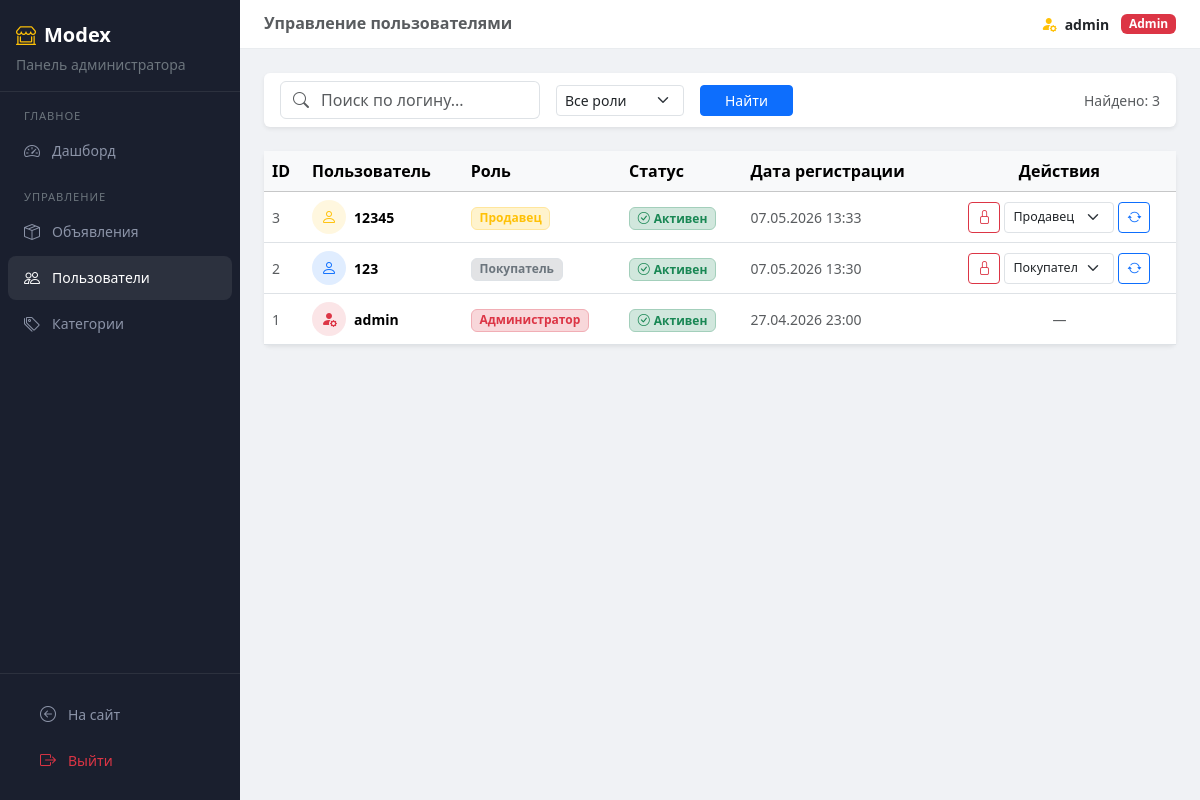
Page /admin/users (signed in) on the committed database.
### app/models.py (models this page shows)
class User(Base):
    __tablename__ = "users"
    id = Column(Integer, primary_key=True)
    username = Column(String(80), unique=True, nullable=False)
    password_hash = Column(String(200), nullable=False)
    role = Column(String(20), default="buyer")
    is_blocked = Column(Boolean, default=False)
    created_at = Column(DateTime, default=datetime.utcnow)
    cart_items = relationship("CartItem", back_populates="user", cascade="all, delete")
    favorites = relationship("Favorite", back_populates="user", cascade="all, delete")
    orders = relationship("Order", back_populates="user")

### app/routers/admin.py (the view)
@admin_bp.route("/users", methods=["GET"])
def admin_users():
    db = get_db()
    user = require_admin(db)
    if not user:
        return redirect("/auth/login")
    q_param = request.args.get("q")
    role = request.args.get("role")
    query = db.query(User)
    if q_param:
        query = query.filter(User.username.ilike(f"%{q_param}%"))
    if role and role != "all":
        query = query.filter(User.role == role)
    users = query.order_by(User.created_at.desc()).all()
    return render_template("admin/users.html", user=user, users=users,
                           q=q_param or "", role=role or "all", cart_count=0, fav_count=0)

### app/auth.py (called while the page is built)
def get_current_user(db):
    token = request.cookies.get("access_token")
    if not token:
        return None
    try:
        payload = jwt.decode(token, SECRET_KEY, algorithms=[ALGORITHM])
        user_id = int(payload.get("sub"))
    except (JWTError, TypeError, ValueError):
        return None
    from app.models import User
    user = db.query(User).filter(User.id == user_id).first()
    return user if user and not user.is_blocked else None

### app/database.py (called while the page is built)
def get_db():
    if "db" not in g:
        g.db = SessionLocal()
    return g.db

### app/main.py (called while the page is built)
@app.context_processor
def inject_globals():
    return {"is_mobile": g.get("is_mobile", False)}

### app/mobile.py (called while the page is built)
def detect_mobile() -> bool:
    ua = request.headers.get("user-agent", "")
    is_mobile_ua = bool(_MOBILE_RE.search(ua))
    override = request.cookies.get("mobile_override")
    if override == "mobile":
        return True
    if override == "desktop":
        return False
    return is_mobile_ua

def init_mobile(app):
    @app.before_request
    def set_mobile():
        g.is_mobile = detect_mobile()

### app/routers/admin.py (called while the page is built)
def require_admin(db):
    user = get_current_user(db)
    if not user or user.role != "admin":
        return None
    return user

### app/templates/admin/users.html (shortened to what this page needs)
{% extends "admin/base.html" %}
{% block page_title %}Управление пользователями{% endblock %}
{% set active = 'users' %}
{% block content %}
<div class="card border-0 shadow-sm mb-4">
    <div class="card-body py-2 px-3">
        <form class="d-flex align-items-center gap-3 flex-wrap" method="get" action="/admin/users">
            <div class="input-group" style="max-width:260px;">
                <span class="input-group-text bg-white"><i class="bi bi-search text-muted"></i></span>
                <input type="text" name="q" class="form-control border-start-0 ps-0"
                       placeholder="Поиск по логину..." value="{{ q }}">
            </div>
            <select name="role" class="form-select form-select-sm" style="width:auto;" onchange="this.form.submit()">
                <option value="all" {% if role == 'all' %}selected{% endif %}>Все роли</option>
            </select>
            <button class="btn btn-primary btn-sm px-4" type="submit">Найти</button>
            <span class="text-muted small ms-auto">Найдено: {{ users | length }}</span>
        </form>
    </div>
</div>
{% if users %}
<div class="card border-0 shadow-sm">
    <div class="table-responsive">
        <table class="table table-hover align-middle mb-0">
            <thead class="table-light">
                <tr>
                    <th>ID</th>
                    <th>Пользователь</th>
                    <th>Роль</th>
                    <th>Статус</th>
                    <th>Дата регистрации</th>
                    <th class="text-center">Действия</th>
                </tr>
            </thead>
            <tbody>
            {% for u in users %}
            <tr class="{% if u.is_blocked %}table-danger bg-opacity-25{% endif %}">
                <td class="text-muted small">{{ u.id }}</td>
                <td>
                    <div class="d-flex align-items-center gap-2">
                        <div class="rounded-circle d-flex align-items-center justify-content-center"
                             style="width:34px;height:34px;flex-shrink:0;
                                    background: {% if u.role == 'admin' %}#dc3545{% elif u.role == 'seller' %}#ffc107{% else %}#0d6efd{% endif %}20;">
                            <i class="bi bi-person{% if u.role == 'admin' %}-fill-gear{% endif %}"
                               style="color: {% if u.role == 'admin' %}#dc3545{% elif u.role == 'seller' %}#ffc107{% else %}#0d6efd{% endif %};"></i>
                        </div>
                        <div>
                            <div class="fw-semibold small">{{ u.username }}</div>
                        </div>
                    </div>
                </td>
                <td>
                    {% if u.role == 'admin' %}
                    <span class="badge bg-danger-subtle text-danger border border-danger-subtle">Администратор</span>
                    {% elif u.role == 'seller' %}
                    <span class="badge bg-warning-subtle text-warning border border-warning-subtle">Продавец</span>
                    {% else %}
                    <span class="badge bg-secondary-subtle text-secondary border">Покупатель</span>
                    {% endif %}
                </td>
                <td>
                    {% if u.is_blocked %}
                    <span class="badge bg-danger"><i class="bi bi-lock me-1"></i>Блок</span>
                    {% else %}
                    <span class="badge bg-success-subtle text-success border border-success-subtle">
                        <i class="bi bi-check-circle me-1"></i>Активен
                    </span>
                    {% endif %}
                </td>
                <td class="small text-muted">{{ u.created_at.strftime('%d.%m.%Y %H:%M') }}</td>
                <td>
                    <div class="d-flex justify-content-center gap-1">
                        {% if u.role != 'admin' %}
                        <form method="post" action="/admin/users/{{ u.id }}/toggle-block">
                            <button class="btn btn-sm {% if u.is_blocked %}btn-outline-success{% else %}btn-outline-danger{% endif %} px-2"
                                    type="submit" title="{% if u.is_blocked %}Разблокировать{% else %}Заблокировать{% endif %}">
                                <i class="bi bi-{% if u.is_blocked %}unlock{% else %}lock{% endif %}"></i>
                            </button>
                        </form>
                        <form method="post" action="/admin/users/{{ u.id }}/change-role" class="d-flex gap-1">
                            <select name="new_role" class="form-select form-select-sm" style="width:110px;font-size:.78rem;">
                                <option value="buyer" {% if u.role == 'buyer' %}selected{% endif %}>Покупатель</option>
                                <option value="seller" {% if u.role == 'seller' %}selected{% endif %}>Продавец</option>
                            </select>
                            <button class="btn btn-outline-primary btn-sm px-2" type="submit" title="Сменить роль">
                                <i class="bi bi-arrow-repeat"></i>
                            </button>
                        </form>
                        {% else %}
                        <span class="text-muted small">—</span>
                        {% endif %}
                    </div>
                </td>
            </tr>
            {% endfor %}
            </tbody>
        </table>
    </div>
</div>
{% endif %}
{% endblock %}

### app/templates/admin/base.html (shortened to what this page needs)
<!DOCTYPE html>
<html lang="ru">
<head>
    <link href="https://cdn.jsdelivr.net/npm/bootstrap@5.3.2/dist/css/bootstrap.min.css" rel="stylesheet">
    <link href="https://cdn.jsdelivr.net/npm/bootstrap-icons@1.11.3/font/bootstrap-icons.min.css" rel="stylesheet">
</head>
<body>
<aside class="admin-sidebar">
    <div class="brand">
        <a href="/" class="text-decoration-none">
            <span class="text-white fw-bold fs-5"><i class="bi bi-shop-window me-2 text-warning"></i>Modex</span>
        </a>
        <div class="text-secondary small mt-1">Панель администратора</div>
    </div>
    <nav class="flex-grow-1 py-3">
        <div class="text-secondary px-4 mb-1" style="font-size:.7rem;letter-spacing:.08em;">ГЛАВНОЕ</div>
        <a href="/admin/dashboard" class="nav-link {% if active == 'dashboard' %}active{% endif %}">
            <i class="bi bi-speedometer2"></i> Дашборд
        </a>
        <div class="text-secondary px-4 mb-1 mt-3" style="font-size:.7rem;letter-spacing:.08em;">УПРАВЛЕНИЕ</div>
        <a href="/admin/products" class="nav-link {% if active == 'products' %}active{% endif %}">
            <i class="bi bi-box-seam"></i> Объявления
        </a>
        <a href="/admin/users" class="nav-link {% if active == 'users' %}active{% endif %}">
            <i class="bi bi-people"></i> Пользователи
        </a>
        <a href="/admin/categories" class="nav-link {% if active == 'categories' %}active{% endif %}">
            <i class="bi bi-tags"></i> Категории
        </a>
    </nav>
    <div class="border-top p-3" style="border-color: rgba(255,255,255,.08) !important;">
        <a href="/" class="nav-link">
            <i class="bi bi-arrow-left-circle"></i> На сайт
        </a>
        <a href="/auth/logout" class="nav-link text-danger">
            <i class="bi bi-box-arrow-right"></i> Выйти
        </a>
    </div>
</aside>
<div class="admin-main">
    <div class="admin-topbar">
        <div class="d-flex align-items-center gap-3">
            <h6 class="mb-0 fw-semibold text-muted">{% block page_title %}{% endblock %}</h6>
        </div>
        <div class="d-flex align-items-center gap-2">
            <i class="bi bi-person-fill-gear text-warning"></i>
            <span class="small fw-semibold">{{ user.username }}</span>
            <span class="badge bg-danger ms-1">Admin</span>
        </div>
    </div>
    <div class="p-4">
        {% block content %}{% endblock %}
    </div>
</div>
</body>
</html>

### app/templates/admin/base.html (style rules this page uses)
body { background: #f0f2f5; }
.admin-sidebar { width: 240px; min-height: 100vh; background: #1a1f2e; position: fixed; top: 0; left: 0; z-index: 100; display: flex; flex-direction: column; }
.admin-sidebar .brand { padding: 20px 16px 16px; border-bottom: 1px solid rgba(255,255,255,.08); }
.admin-sidebar .nav-link { color: #8b93a7; padding: 10px 16px; border-radius: 8px; margin: 2px 8px; display: flex; align-items: center; gap: 10px; font-size: .875rem; transition: all .15s; }
.admin-sidebar .nav-link:hover, .admin-sidebar .nav-link.active { color: #fff; background: rgba(255,255,255,.08); }
.admin-sidebar .nav-link.active { color: #fff; }
.admin-sidebar .nav-link i { font-size: 1rem; width: 18px; }
.admin-main { margin-left: 240px; min-height: 100vh; }
.admin-topbar { background: #fff; border-bottom: 1px solid #e9ecef; padding: 12px 24px; display: flex; align-items: center; justify-content: space-between; position: sticky; top: 0; z-index: 50; }

### rows in the picture
User: username "admin", id "1", role "Администратор", is_blocked False (drawn), created_at "27.04.2026 23:00"
User: id "3", username "12345", shows "Продавец", is_blocked False (drawn), created_at "07.05.2026 13:33", new_role "Продавец"
User: id "2", username "123", shows "Покупатель", is_blocked False (drawn), created_at "07.05.2026 13:30", new_role "Покупатель"

### other values in the picture
{{ users | length }} "3"
